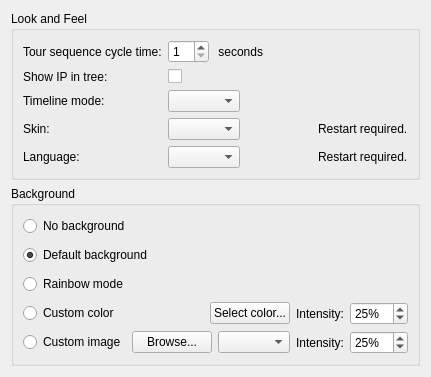
<?xml version="1.0" encoding="UTF-8"?>
<ui version="4.0">
 <class>LookAndFeelPreferencesWidget</class>
 <widget class="QWidget" name="LookAndFeelPreferencesWidget">
  <property name="geometry">
   <rect>
    <x>0</x>
    <y>0</y>
    <width>423</width>
    <height>360</height>
   </rect>
  </property>
  <property name="windowTitle">
   <string/>
  </property>
  <layout class="QVBoxLayout" name="verticalLayout" stretch="0,0,0">
   <item>
    <widget class="QGroupBox" name="lookAndFeelGroupBox">
     <property name="title">
      <string>Look and Feel</string>
     </property>
     <layout class="QFormLayout" name="formLayout">
      <property name="fieldGrowthPolicy">
       <enum>QFormLayout::AllNonFixedFieldsGrow</enum>
      </property>
      <item row="0" column="0">
       <widget class="QLabel" name="tourCycleTimeLabel">
        <property name="text">
         <string>Tour sequence cycle time:</string>
        </property>
        <property name="buddy">
         <cstring>tourCycleTimeSpinBox</cstring>
        </property>
       </widget>
      </item>
      <item row="0" column="1">
       <layout class="QHBoxLayout" name="horizontalLayout_4" stretch="0,1">
        <item>
         <widget class="QSpinBox" name="tourCycleTimeSpinBox">
          <property name="minimum">
           <number>1</number>
          </property>
         </widget>
        </item>
        <item>
         <widget class="QLabel" name="label_2">
          <property name="text">
           <string> seconds</string>
          </property>
         </widget>
        </item>
       </layout>
      </item>
      <item row="1" column="0">
       <widget class="QLabel" name="showIpInTreeLabel">
        <property name="text">
         <string>Show IP in tree:</string>
        </property>
        <property name="buddy">
         <cstring>showIpInTreeCheckBox</cstring>
        </property>
       </widget>
      </item>
      <item row="1" column="1">
       <widget class="QCheckBox" name="showIpInTreeCheckBox">
        <property name="text">
         <string/>
        </property>
       </widget>
      </item>
      <item row="2" column="0">
       <widget class="QLabel" name="timelineModeLabel">
        <property name="text">
         <string>Timeline mode:</string>
        </property>
       </widget>
      </item>
      <item row="2" column="1">
       <layout class="QHBoxLayout" name="horizontalLayout_6">
        <item>
         <widget class="QComboBox" name="timeModeComboBox"/>
        </item>
        <item>
         <spacer name="horizontalSpacer">
          <property name="orientation">
           <enum>Qt::Horizontal</enum>
          </property>
          <property name="sizeHint" stdset="0">
           <size>
            <width>40</width>
            <height>20</height>
           </size>
          </property>
         </spacer>
        </item>
       </layout>
      </item>
      <item row="3" column="0">
       <widget class="QLabel" name="skinLabel">
        <property name="text">
         <string>Skin:</string>
        </property>
       </widget>
      </item>
      <item row="3" column="1">
       <layout class="QHBoxLayout" name="horizontalLayout_9">
        <item>
         <widget class="QComboBox" name="skinComboBox"/>
        </item>
        <item>
         <spacer name="horizontalSpacer_5">
          <property name="orientation">
           <enum>Qt::Horizontal</enum>
          </property>
          <property name="sizeHint" stdset="0">
           <size>
            <width>40</width>
            <height>20</height>
           </size>
          </property>
         </spacer>
        </item>
        <item>
         <widget class="QLabel" name="skinWarningLabel">
          <property name="text">
           <string>Restart required.</string>
          </property>
         </widget>
        </item>
       </layout>
      </item>
      <item row="4" column="0">
       <widget class="QLabel" name="languageLabel">
        <property name="sizePolicy">
         <sizepolicy hsizetype="Preferred" vsizetype="Preferred">
          <horstretch>0</horstretch>
          <verstretch>0</verstretch>
         </sizepolicy>
        </property>
        <property name="minimumSize">
         <size>
          <width>0</width>
          <height>0</height>
         </size>
        </property>
        <property name="text">
         <string>Language:</string>
        </property>
        <property name="buddy">
         <cstring>languageComboBox</cstring>
        </property>
       </widget>
      </item>
      <item row="4" column="1">
       <layout class="QHBoxLayout" name="horizontalLayout_7">
        <item>
         <widget class="QComboBox" name="languageComboBox"/>
        </item>
        <item>
         <spacer name="horizontalSpacer_3">
          <property name="orientation">
           <enum>Qt::Horizontal</enum>
          </property>
          <property name="sizeHint" stdset="0">
           <size>
            <width>40</width>
            <height>20</height>
           </size>
          </property>
         </spacer>
        </item>
        <item>
         <widget class="QLabel" name="languageWarningLabel">
          <property name="text">
           <string>Restart required.</string>
          </property>
         </widget>
        </item>
       </layout>
      </item>
     </layout>
    </widget>
   </item>
   <item>
    <widget class="QGroupBox" name="backgroundGroupBox">
     <property name="title">
      <string>Background</string>
     </property>
     <layout class="QGridLayout" name="gridLayout" rowminimumheight="23,23,23,23,23">
      <item row="0" column="0">
       <widget class="QRadioButton" name="backgroundEmptyRadioButton">
        <property name="text">
         <string>No background</string>
        </property>
       </widget>
      </item>
      <item row="1" column="0">
       <widget class="QRadioButton" name="backgroundDefaultRadioButton">
        <property name="text">
         <string>Default background</string>
        </property>
        <property name="checked">
         <bool>true</bool>
        </property>
       </widget>
      </item>
      <item row="2" column="0">
       <widget class="QRadioButton" name="backgroundRainbowRadioButton">
        <property name="text">
         <string>Rainbow mode</string>
        </property>
       </widget>
      </item>
      <item row="3" column="0">
       <widget class="QWidget" name="backgroundColorWidget" native="true">
        <layout class="QHBoxLayout" name="horizontalLayout_12">
         <property name="leftMargin">
          <number>0</number>
         </property>
         <property name="topMargin">
          <number>0</number>
         </property>
         <property name="rightMargin">
          <number>0</number>
         </property>
         <property name="bottomMargin">
          <number>0</number>
         </property>
         <item>
          <widget class="QRadioButton" name="backgroundCustomRadioButton">
           <property name="text">
            <string>Custom color</string>
           </property>
          </widget>
         </item>
         <item>
          <spacer name="horizontalSpacer_4">
           <property name="orientation">
            <enum>Qt::Horizontal</enum>
           </property>
           <property name="sizeHint" stdset="0">
            <size>
             <width>40</width>
             <height>20</height>
            </size>
           </property>
          </spacer>
         </item>
         <item>
          <widget class="QPushButton" name="selectColorButton">
           <property name="text">
            <string>Select color...</string>
           </property>
          </widget>
         </item>
         <item>
          <widget class="QLabel" name="backgroundColorOpacityLabel">
           <property name="text">
            <string>Intensity:</string>
           </property>
          </widget>
         </item>
         <item>
          <widget class="QSpinBox" name="backgroundColorOpacitySpinBox">
           <property name="suffix">
            <string>%</string>
           </property>
           <property name="minimum">
            <number>1</number>
           </property>
           <property name="maximum">
            <number>100</number>
           </property>
           <property name="value">
            <number>25</number>
           </property>
          </widget>
         </item>
        </layout>
       </widget>
      </item>
      <item row="4" column="0">
       <widget class="QWidget" name="backgroundImageWidget" native="true">
        <layout class="QHBoxLayout" name="horizontalLayout_11">
         <property name="leftMargin">
          <number>0</number>
         </property>
         <property name="topMargin">
          <number>0</number>
         </property>
         <property name="rightMargin">
          <number>0</number>
         </property>
         <property name="bottomMargin">
          <number>0</number>
         </property>
         <item>
          <widget class="QRadioButton" name="backgroundImageRadioButton">
           <property name="text">
            <string>Custom image</string>
           </property>
          </widget>
         </item>
         <item>
          <spacer name="horizontalSpacer_6">
           <property name="orientation">
            <enum>Qt::Horizontal</enum>
           </property>
           <property name="sizeHint" stdset="0">
            <size>
             <width>174</width>
             <height>20</height>
            </size>
           </property>
          </spacer>
         </item>
         <item>
          <widget class="QPushButton" name="selectImageButton">
           <property name="text">
            <string>Browse...</string>
           </property>
          </widget>
         </item>
         <item>
          <widget class="QComboBox" name="backgroundImageModeComboBox"/>
         </item>
         <item>
          <widget class="QLabel" name="backgroundImageOpacityLabel">
           <property name="text">
            <string>Intensity:</string>
           </property>
          </widget>
         </item>
         <item>
          <widget class="QSpinBox" name="backgroundImageOpacitySpinBox">
           <property name="suffix">
            <string>%</string>
           </property>
           <property name="minimum">
            <number>1</number>
           </property>
           <property name="maximum">
            <number>100</number>
           </property>
           <property name="value">
            <number>25</number>
           </property>
          </widget>
         </item>
        </layout>
       </widget>
      </item>
     </layout>
    </widget>
   </item>
   <item>
    <spacer name="verticalSpacer">
     <property name="orientation">
      <enum>Qt::Vertical</enum>
     </property>
     <property name="sizeHint" stdset="0">
      <size>
       <width>20</width>
       <height>40</height>
      </size>
     </property>
    </spacer>
   </item>
  </layout>
 </widget>
 <resources/>
 <connections/>
</ui>
